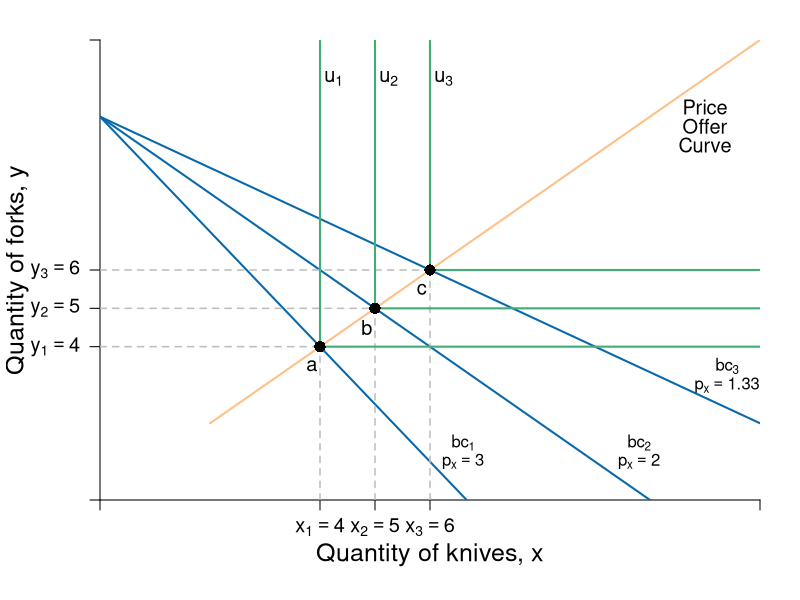

Write R code to recreate this figure.
#Graph Designer: Simon Halliday + Scott Cohn
#Authors: Bowles and Halliday
#Title: Microeconomics: Competition, Conflict and Coordination


require(shape)
pdf(file = "indmarketdemand/offer_curve_leontief.pdf", width = 8, height = 8)

#Set parameters for graphics
axislabelsize <- 1.5
labelsize <- 1.2
graphlinewidth <- 2
segmentlinewidth <- 1.5

COL <- c("#7fc97f", "#beaed4", "#fdc086", "#ffff99", "#386cb0", "#f0027f", "#bf5b17", "#666666")
COLA <- c("#99d8c9","#66c2a4","#41ae76", "#238b45", "#005824")
COLB <- c("#4eb3d3", "#2b8cbe", "#0868ac","#084081")

#Edited the margins to cater for the larger LHS labels
par(mar =  c(5, 5, 2, 2))

mrsA <- function(x, rmax = 10, xmax = 20) {
  rmax - (rmax/xmax)*x
}


uA <- function(x, y, rmax = 2, xmax = 12) {
  y + rmax*x - (1/2)*(rmax/xmax)*x^2
}

indiffA1 <- function(x, uA = 10, rmax = 2.5, xmax = 10) {
  uA - rmax*x + (1/2)*(rmax/xmax)*(x^2)
}

offerCurve <- function(x, w, rmax = 2, xmax = 12) {
  w - rmax*x + (rmax/xmax)*x^2
}

bcA <- function(x, w = 20, px = 2, py = 2) {
  w/(py) - (px/py)*x
}


xlims <- c(0, 12)
ylims <- c(0, 12)

npts <- 501 
x <- seq(xlims[1], xlims[2], length.out = npts)
y <- seq(ylims[1], ylims[2], length.out = npts) 
a <- c(13, 16.75, 19.25)

plot(0, 0, xlim = xlims, ylim = ylims, type = "n",
     xlab = expression(paste("")),
     ylab = expression(paste("")), 
     xaxt = "n", 
     yaxt = "n", 
     cex.lab = axislabelsize, 
     bty = "n",
     xaxs="i", 
     yaxs="i")


ticksy <- c(0, 4, 5 , 6, ylims[2])
ylabels <- c(NA, expression(paste(y[1])==4), expression(paste(y[2]==5)), expression(paste(y[3]==6)), NA)
ticksx <- c(0, 4, 5, 6,  xlims[2])
xlabels <- c(NA, expression(paste(x[1])==4), expression(paste(x[2])==5), expression(paste(x[3])==6), NA)


axis(1, at = ticksx, pos = 0, labels = xlabels, cex.axis = labelsize)
axis(2, at = ticksy, pos = 0, labels = ylabels, las = 1, cex.axis = labelsize)

npts <- 500 
xx1 <- seq(xlims[1], xlims[2], length.out = npts)

#lines(xx1, bcA(xx1, w = 10, p = 1.5), col = COLB[3], lwd = graphlinewidth)
lines(xx1, bcA(xx1, w = 20, px = 1.333), col = COLB[3], lwd = graphlinewidth)
lines(xx1, bcA(xx1, w = 20, px = 2), col = COLB[3], lwd = graphlinewidth)
lines(xx1, bcA(xx1, w = 20, px = 3), col = COLB[3], lwd = graphlinewidth)


#Label the axes
#mtext(expression(paste("Quantity of knives, ", x)), side=1, line = 2.5, cex = axislabelsize)
text(0.5*xlims[2], ylims[1] - 0.12*ylims[2], expression(paste("Quantity of knives, ", x)), xpd = TRUE, cex = axislabelsize) 
text(-1.5, 0.5*ylims[2], expression(paste("Quantity of forks, ", y)), xpd = TRUE, cex = axislabelsize, srt = 90) 

#Label the indifference curves
text(4.25, 11, expression(u[1]), cex = labelsize)
text(5.25, 11, expression(u[2]), cex = labelsize)
text(6.25, 11, expression(u[3]), cex = labelsize)

#Label the price lines
text(6.6, 1.5, expression(paste(bc[1])))
text(6.6, 1, expression(paste(p[x] == 3)))
text(9.8, 1.5, expression(paste(bc[2])))
text(9.8, 1, expression(paste(p[x] == 2)))
text(11.4, 3.5, expression(paste(bc[3])))
text(11.4, 3, expression(paste(p[x] == 1.33)))

#Label the offer curve
text(11, 10.25, expression("Price"), cex = labelsize)
text(11, 9.75, expression("Offer"), cex = labelsize)
text(11, 9.25, expression("Curve"), cex = labelsize)

#Segments for points on Offer curve
segments(0, 4, 4, 4, lty = 2, col = "gray" , lwd = segmentlinewidth)
segments(4, 0, 4, 4, lty = 2, col = "gray" , lwd = segmentlinewidth)
segments(0, 5, 5, 5, lty = 2, col = "gray" , lwd = segmentlinewidth)
segments(5, 0, 5, 5, lty = 2, col = "gray" , lwd = segmentlinewidth)
segments(0, 6, 6, 6, lty = 2, col = "gray" , lwd = segmentlinewidth)
segments(6, 0, 6, 6, lty = 2, col = "gray" , lwd = segmentlinewidth)

# Add Leontief
segments(4, 4, 4, 22, lty = 1, col = COLA[3] , lwd = graphlinewidth)
segments(4, 4, 19, 4, lty = 1, col = COLA[3] , lwd = graphlinewidth)

segments(5, 5, 5, 22, lty = 1, col = COLA[3] , lwd = graphlinewidth)
segments(5, 5, 22, 5, lty = 1, col = COLA[3] , lwd = graphlinewidth)

segments(6, 6, 6, 22, lty = 1, col = COLA[3] , lwd = graphlinewidth)
segments(6, 6, 25, 6, lty = 1, col = COLA[3] , lwd = graphlinewidth)

#Add the offer curve (superimposed on the indifference curves tangent to the price lines)
segments(2, 2, 23, 23, lty = 1, col = COL[3], lwd = graphlinewidth)

#Annotate points on offer curve mrs = p for each of p = 1, 0.5, 0.25
#Where mrs = 2 - (1/6)*x
points(4, 4, pch = 16, col = "black", cex = 1.5)
points(5, 5, pch = 16, col = "black", cex = 1.5)
points(6, 6, pch = 16, col = "black", cex = 1.5)

text(3.85, 3.5, expression(paste(a)), cex = labelsize)
text(4.85, 4.5, expression(paste(b)), cex = labelsize)
text(5.85, 5.5, expression(paste(c)), cex = labelsize)

dev.off()
